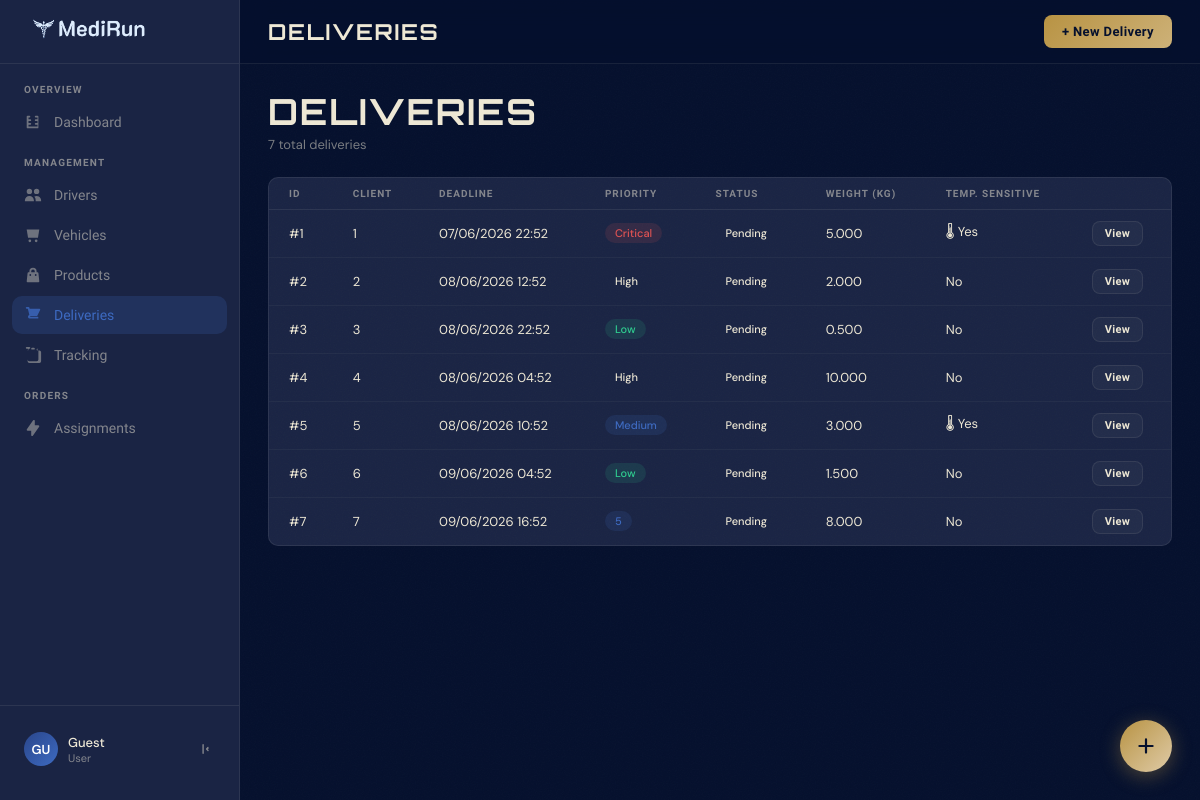
The page /src/frontend/pages/deliveries.php on the database its author committed.
### tables this page shows
CREATE TABLE deliveries (
  id INT AUTO_INCREMENT PRIMARY KEY,
  client_id INTEGER,
  created_at TIMESTAMP DEFAULT CURRENT_TIMESTAMP,
  pickup_time TIMESTAMP,  
  deadline TIMESTAMP,     
  priority SMALLINT DEFAULT 3,  
  status VARCHAR(32) DEFAULT 'pending',  
  temperature_sensitive BOOLEAN DEFAULT FALSE,
  total_weight_kg NUMERIC(10,3) DEFAULT 0,
  total_volume_m3 NUMERIC(10,4) DEFAULT 0,
  notes TEXT,
  CONSTRAINT fk_deliveries_client
    FOREIGN KEY (client_id) REFERENCES clients(id) ON DELETE SET NULL
);

### src/backend/db/Database.php (called while the page is built, shortened)
<?php
class Database {
    private static ?PDO $conn = null;
    public static function getConnection(): PDO
    {
        if (self::$conn instanceof PDO) {
            return self::$conn;
        }
        $host = getenv('DB_HOST') ?: '127.0.0.1';
        $db   = getenv('DB_NAME') ?: 'rla_medical_delivery';
        $user = getenv('DB_USER') ?: 'root';
        $pass = getenv('DB_PASS') ?: '';
        $port = getenv('DB_PORT') ?: '3306';
        $dsn = "mysql:host={$host};port={$port};dbname={$db};charset=utf8mb4";
        $options = [
            PDO::ATTR_ERRMODE => PDO::ERRMODE_EXCEPTION,
            PDO::ATTR_DEFAULT_FETCH_MODE => PDO::FETCH_ASSOC,
            PDO::ATTR_EMULATE_PREPARES => false,
        ];
        try {
            self::$conn = new PDO($dsn, $user, $pass, $options);
            return self::$conn;
        } catch (PDOException $e) {
            error_log('Database connection failed: ' . $e->getMessage());
            throw $e;
        }
    }
}

### src/backend/db/DeliveriesRepository.php (called while the page is built, shortened)
<?php
require_once __DIR__ . '/Database.php';
class DeliveriesRepository {
    private PDO $db;
    public function __construct()
    {
        $this->db = Database::getConnection();
    }
    public function getAll(): array
    {
        $stmt = $this->db->query('SELECT * FROM deliveries ORDER BY created_at DESC');
        $rows = $stmt->fetchAll();
        foreach ($rows as &$r) {
            $r['items'] = $this->getDeliveryItems((int)$r['id']);
        }
        return $rows;
    }
    public function getDeliveryItems(int $deliveryId): array
    {
        $stmt = $this->db->prepare('SELECT di.*, p.name, p.weight_kg, p.volume_m3 FROM delivery_items di LEFT JOIN products p ON p.id = di.product_id WHERE di.delivery_id = ?');
        $stmt->execute([$deliveryId]);
        return $stmt->fetchAll();
    }
}

### src/frontend/pages/deliveries.php (the view, shortened to what this page needs)
<?php
require_once __DIR__ . '/../../backend/db/DeliveriesRepository.php';
require_once __DIR__ . '/../../backend/db/Database.php';
$deliveriesRepo = new DeliveriesRepository();
$deliveries = $deliveriesRepo->getAll();
$priorityLabels = [1 => 'Critical', 2 => 'High', 3 => 'Medium', 4 => 'Low'];
$priorityPills  = [1 => 'pill-red', 2 => 'pill-gold', 3 => 'pill-blue', 4 => 'pill-green'];
$statusPills    = ['pending' => 'pill-gold', 'assigned' => 'pill-blue', 'in_progress' => 'pill-blue', 'done' => 'pill-green', 'failed' => 'pill-red'];
?>
<!DOCTYPE html>
<html lang="en">
<head>
  <link href="../css/style.css" rel="stylesheet"/>
</head>
<body>
  <?php include('../components/nav.php'); ?>
  <div class="main-wrap">
    <header class="topbar">
      <span class="topbar-title">Deliveries</span>
      <div class="topbar-actions">
        <button class="btn btn-gold" id="newDeliveryBtn" type="button">+ New Delivery</button>
      </div>
    </header>
    <main class="content">
      <div class="page-header">
        <div>
          <h1>Deliveries</h1>
          <p><?php echo count($deliveries); ?> total deliveries</p>
        </div>
      </div>
      <div class="panel">
        <table class="data-table">
          <thead>
            <tr>
              <th>ID</th>
              <th>Client</th>
              <th>Deadline</th>
              <th>Priority</th>
              <th>Status</th>
              <th>Weight (kg)</th>
              <th>Temp. Sensitive</th>
              <th></th>
            </tr>
          </thead>
          <tbody>
            <?php if (!empty($deliveries)): ?>
              <?php foreach ($deliveries as $d): ?>
                <?php
                  $prio = (int)($d['priority'] ?? 3);
                  $status = $d['status'] ?? 'pending';
                  $pillPrio = $priorityPills[$prio] ?? 'pill-blue';
                  $pillStatus = $statusPills[$status] ?? 'pill-blue';
                  $prioLabel = $priorityLabels[$prio] ?? $prio;
                ?>
                <tr>
                  <td>#<?php echo htmlspecialchars($d['id']); ?></td>
                  <td><?php echo htmlspecialchars($d['client_id'] ?? '-'); ?></td>
                  <td><?php echo $d['deadline'] ? date('d/m/Y H:i', strtotime($d['deadline'])) : '-'; ?></td>
                  <td><span class="status-pill <?php echo $pillPrio; ?>"><?php echo htmlspecialchars($prioLabel); ?></span></td>
                  <td><span class="status-pill <?php echo $pillStatus; ?>"><?php echo htmlspecialchars(ucfirst(str_replace('_', ' ', $status))); ?></span></td>
                  <td><?php echo htmlspecialchars($d['total_weight_kg'] ?? '0'); ?></td>
                  <td><?php echo !empty($d['temperature_sensitive']) ? '🌡 Yes' : 'No'; ?></td>
                  <td>
                    <button type="button" class="btn btn-ghost btn-sm"
                      onclick="viewDelivery(<?php echo (int)$d['id']; ?>)">View</button>
                  </td>
                </tr>
              <?php endforeach; ?>
            <?php endif; ?>
          </tbody>
        </table>
      </div>
    </main>
  </div>
  <button class="fab" title="New Delivery" id="newDeliveryFab" type="button">
    <svg width="22" height="22" viewBox="0 0 20 20" fill="currentColor">
      <path fill-rule="evenodd" d="M10 3a1 1 0 011 1v5h5a1 1 0 110 2h-5v5a1 1 0 11-2 0v-5H4a1 1 0 110-2h5V4a1 1 0 011-1z" clip-rule="evenodd"/>
    </svg>
  </button>
</body>
</html>

### src/frontend/css/style.css (style rules this page uses)
:root { --abysse: #05102D; --nuit: #1A2444; --marine: #2A468B; --horizon: #3D6AC1; --creme: #FFF7E3; --gold-dark: #B89343; --gold-mid: #CDB178; --gold-light:#DFCBA7; --sidebar-w: 240px; --header-h: 64px; --radius: 10px; --card-bg: rgba(255,247,227,0.04); --border: rgba(255,247,227,0.08); --text-main: #EEE8D5; --text-muted: rgba(238,232,213,0.5); --green: #2ECC8F; --orange: #E8943A; --red: #E05252; }
*, *::before, *::after { box-sizing: border-box; margin: 0; padding: 0; }
html { font-size: 15px; }
body { font-family: 'DM Sans', sans-serif; background-color: var(--abysse); color: var(--text-main); min-height: 100vh; display: flex; overflow-x: hidden; }
body::before { content: ''; position: fixed; inset: 0; pointer-events: none; z-index: 0; opacity: 0.6; }
.main-wrap { margin-left: var(--sidebar-w); flex: 1; display: flex; flex-direction: column; min-height: 100vh; }
.topbar { height: var(--header-h); display: flex; align-items: center; padding: 0 28px; border-bottom: 1px solid var(--border); gap: 16px; position: sticky; top: 0; z-index: 50; background: rgba(5,16,45,0.85); backdrop-filter: blur(12px); }
.topbar-title { font-family: "Orbitron", sans-serif; font-size: 22px; font-weight: 700; letter-spacing: 0.08em; flex: 1; text-transform: uppercase; }
.topbar-actions { display: flex; align-items: center; gap: 8px; }
.content { padding: 28px; flex: 1; }
.page-header { display: flex; align-items: flex-end; justify-content: space-between; margin-bottom: 24px; }
.page-header h1 { font-family: 'Orbitron', sans-serif; font-size: 36px; font-weight: 700; line-height: 1.1; letter-spacing: 0.05em; text-transform: uppercase; }
.page-header p { font-size: 13px; color: var(--text-muted); margin-top: 4px; }
.btn { display: inline-flex; align-items: center; gap: 8px; padding: 9px 18px; border-radius: 8px; border: none; cursor: pointer; font-family: 'Anta', sans-serif; font-size: 13px; font-weight: 600; transition: all 0.18s; letter-spacing: 0.03em; }
.btn-gold { background: linear-gradient(135deg, var(--gold-dark), var(--gold-mid)); color: var(--abysse); }
.btn-ghost { background: var(--card-bg); border: 1px solid var(--border); color: var(--text-main); }
.btn-sm { padding: 5px 12px; font-size: 11px; }
.panel { background: var(--nuit); border: 1px solid var(--border); border-radius: var(--radius); overflow: hidden; }
.data-table { width: 100%; border-collapse: collapse; }
.data-table th { text-align: left; font-size: 10px; font-weight: 600; letter-spacing: 0.1em; text-transform: uppercase; color: var(--text-muted); padding: 10px 20px; border-bottom: 1px solid var(--border); font-family: 'Unica One', sans-serif; }
.data-table td { padding: 11px 20px; font-size: 13px; border-bottom: 1px solid rgba(255,247,227,0.04); vertical-align: middle; }
.data-table tr:last-child td { border-bottom: none; }
.status-pill { display: inline-flex; align-items: center; gap: 5px; padding: 3px 10px; border-radius: 20px; font-size: 11px; font-weight: 500; }
.pill-green { background: rgba(46,204,143,0.12); color: var(--green); }
.pill-red { background: rgba(224,82,82,0.12); color: var(--red); }
.pill-blue { background: rgba(61,106,193,0.15); color: var(--horizon); }
.fab { position: fixed; bottom: 28px; right: 28px; width: 52px; height: 52px; border-radius: 50%; background: linear-gradient(135deg, var(--gold-dark), var(--gold-light)); border: none; cursor: pointer; display: flex; align-items: center; justify-content: center; color: var(--abysse); box-shadow: 0 4px 20px rgba(184,147,67,0.4); transition: all 0.2s; z-index: 200; }
.fab svg { transition: transform 0.2s; }

### rows shown on the page
deliveries: id "1", client "1", deadline "07/06/2026 22:52", priority "Critical", status "Pending", total_weight_kg "5.000", temperature_sensitive "🌡 Yes"
deliveries: id "2", client "2", deadline "08/06/2026 12:52", priority "High", status "Pending", total_weight_kg "2.000", temperature_sensitive "No"
deliveries: id "3", client "3", deadline "08/06/2026 22:52", priority "Low", status "Pending", total_weight_kg "0.500", temperature_sensitive "No"
deliveries: id "4", client "4", deadline "08/06/2026 04:52", priority "High", status "Pending", total_weight_kg "10.000", temperature_sensitive "No"
deliveries: id "5", client "5", deadline "08/06/2026 10:52", priority "Medium", status "Pending", total_weight_kg "3.000", temperature_sensitive "🌡 Yes"
deliveries: id "6", client "6", deadline "09/06/2026 04:52", priority "Low", status "Pending", total_weight_kg "1.500", temperature_sensitive "No"
deliveries: id "7", client "7", deadline "09/06/2026 16:52", priority "5", status "Pending", total_weight_kg "8.000", temperature_sensitive "No"

### other values the page prints
$avatarInitials "GU"
$userName "Guest"
$userRole "User"
count($deliveries) "7"
